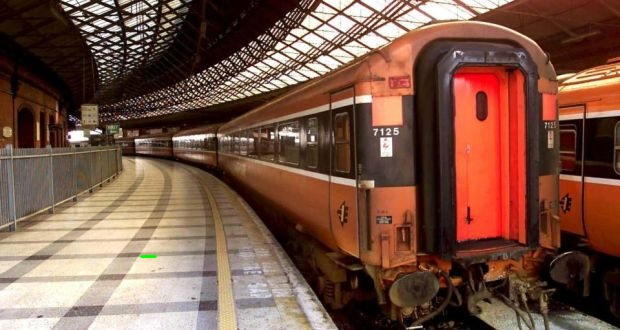
#> input picture Lab6+7/images/houghlines5.jpg, 620 x 330 px
$ python Line_Detection.py
#> lines starting #> are read from the running program, lines starting #| are printed output that depends on the picture; after the words box and inside, x2 and y2 are one past the last pixel; in counts of white or black regions, pixels touching at a corner belong together
import cv2 as cv
import numpy as np

img = cv.imread('images/houghlines5.jpg')
#> img is the input picture: shape (330, 620, 3); mean B, G, R 69.4, 84.7, 120.5
gray = cv.cvtColor(img,cv.COLOR_BGR2GRAY)
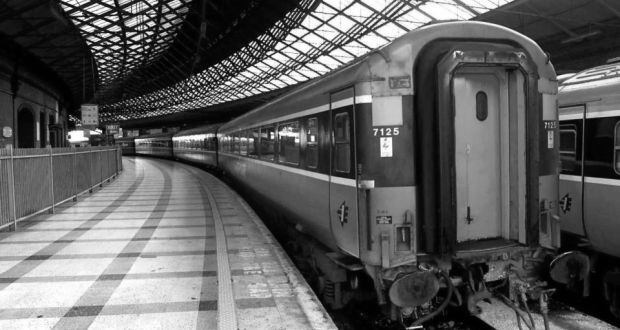
#> gray: shape (330, 620); min 0, max 255, mean 93.7
edges = cv.Canny(gray,50,120)
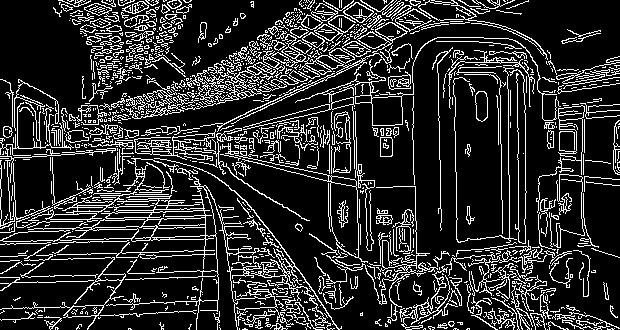
#> edges: shape (330, 620); 17.4% white in thin lines or dots
lines = cv.HoughLinesP(edges,rho=1,
                    theta= np.pi/180.0,
                    threshold=20,
                    minLineLength=40,
                    maxLineGap=5)
#> lines = 135 rows, first 6: [91, 315, 136, 314], [17, 260, 130, 257], [219, 126, 296, 89], [371, 81, 412, 78], [98, 110, 199, 85], [231, 123, 363, 62]
for line in lines:
    x1,y1,x2,y2 = line[0]
    cv.line(img,(x1,y1),(x2,y2),(0,255,0),2)
#> this loop made 135 passes
#> (x1, y1, x2, y2) on passes 1 to 12: (91, 315, 136, 314), (17, 260, 130, 257), (219, 126, 296, 89), (371, 81, 412, 78), (98, 110, 199, 85), (231, 123, 363, 62), (6, 92, 86, 124), (126, 36, 171, 38), (81, 113, 213, 75), (146, 143, 190, 141), (374, 268, 420, 274), (246, 76, 316, 56)
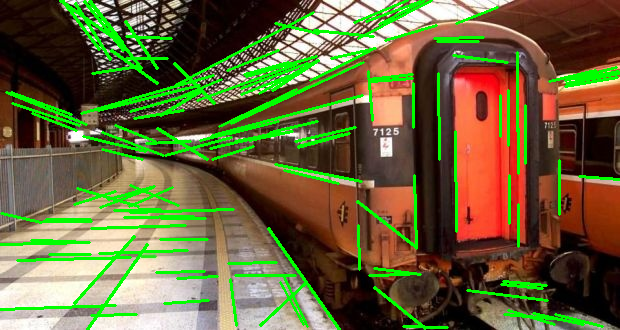
#> img: shape (330, 620, 3); 11.37% of pixels changed, all inside (x1, y1, x2, y2) = (0, 0, 620, 330)

cv.imshow("E;dges",edges)
cv.imshow("Lines",img)
cv.waitKey(0)
cv.destroyAllWindows()
